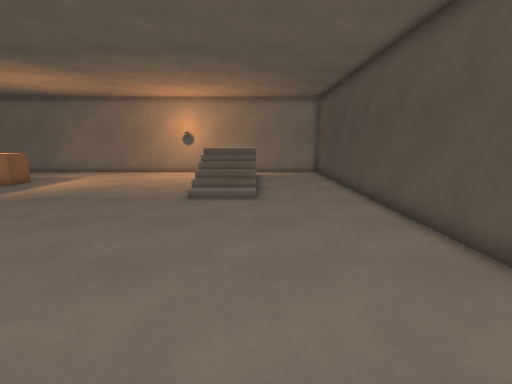
[1] (above)

16 first-person views from a walk through a 3-D level made in the Godot game engine. The camera is 1.5 m above the floor, tilts 10° down and sees 85° across. The floor is counted in squares, 0.62 m on a side. Each view is taken from the middle of a square. On the plan, view 1 faces up. The plan holds only what a view shows up to about 18 squares ahead; the rest is blank. Characters and animated objects are not drawn.

[2]
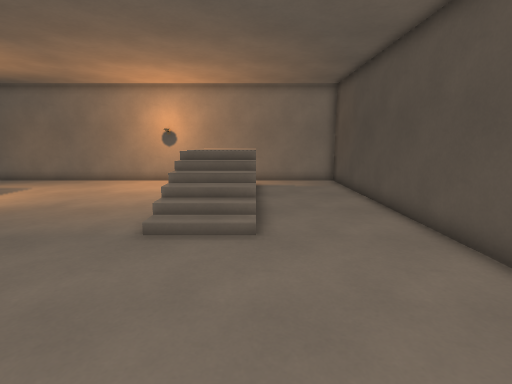

[3]
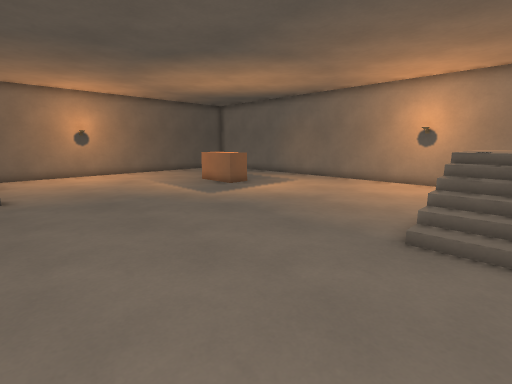

[4]
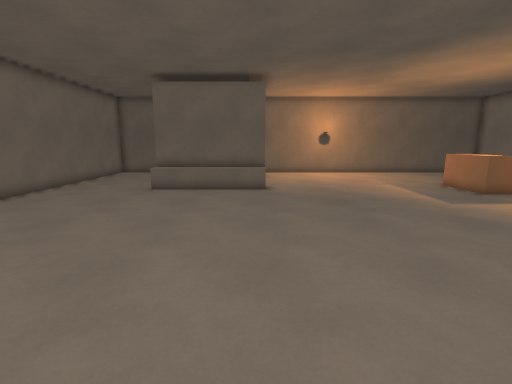

[5]
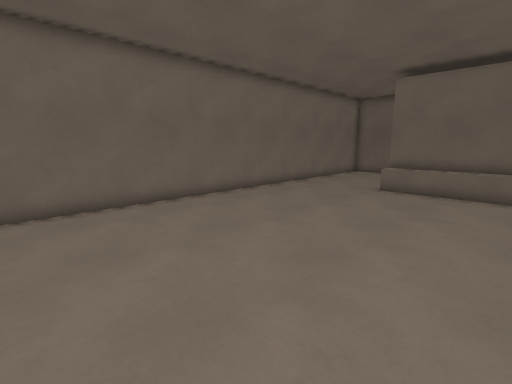

[6]
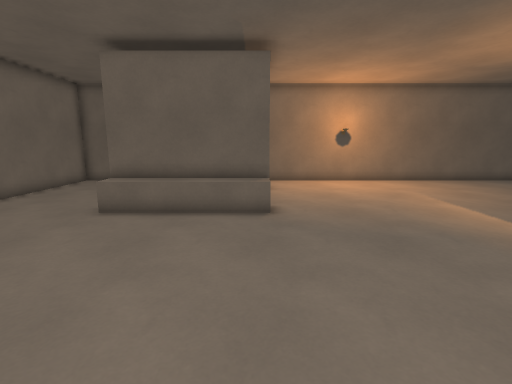

[7]
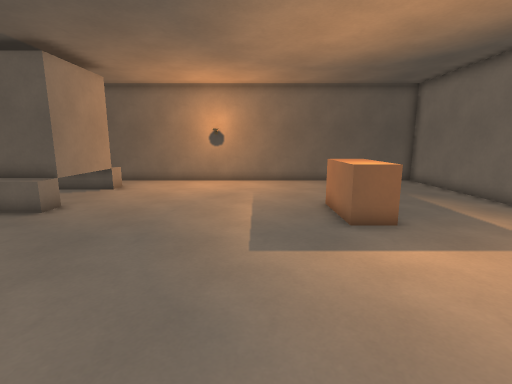

[8]
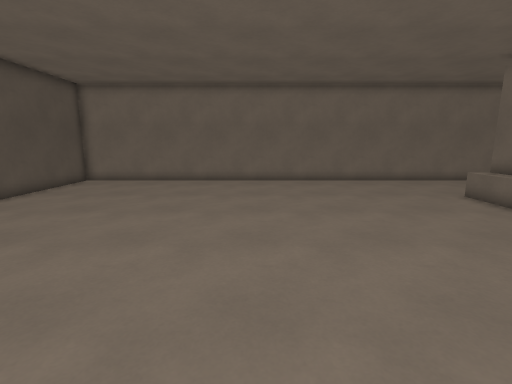

[9]
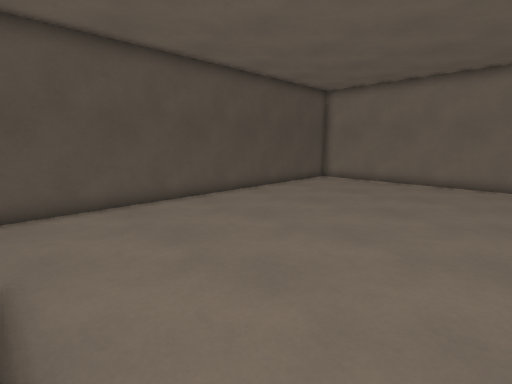

[10]
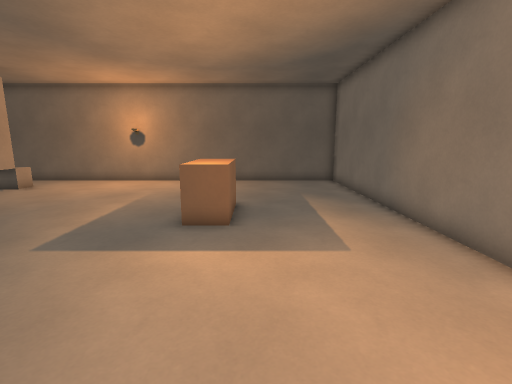

[11]
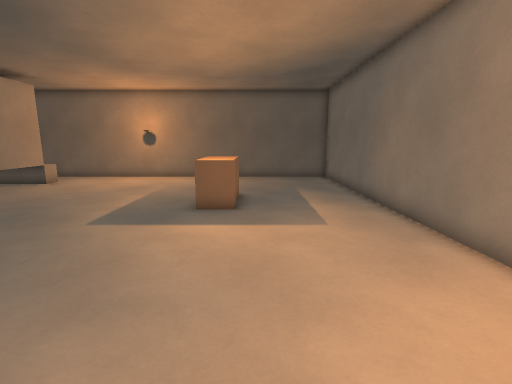

[12]
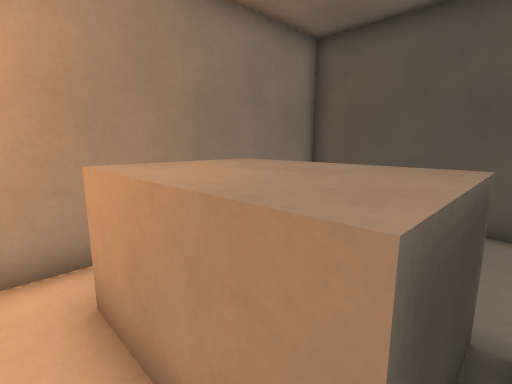

[13]
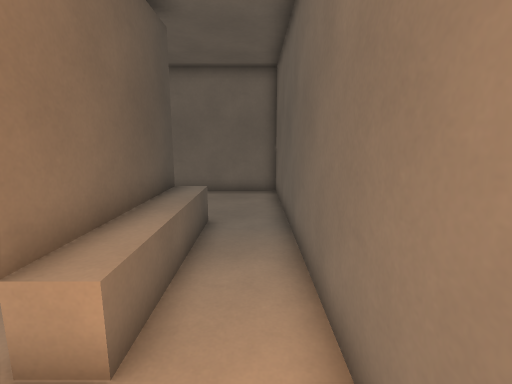

[14]
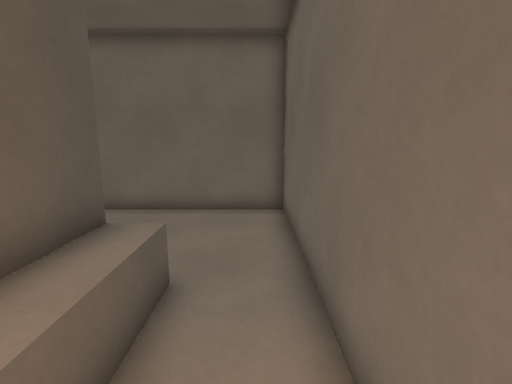

[15]
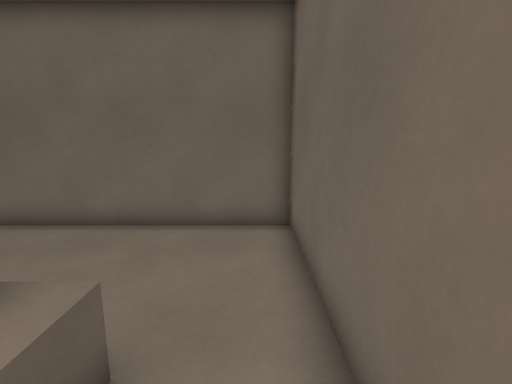

[16]
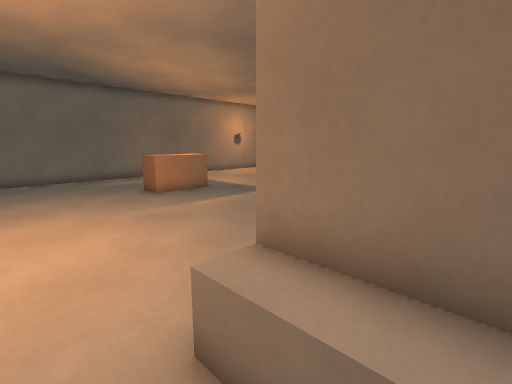

### Floor plan
Key: @ floor where view 1 was taken; # wall or solid block; . floor; / step, stairs or slope; = window, fence, low wall or low ledge; ^ raised ledge; v drop or lower ground; B block.
Columns run from 24 left of view 1 to 5 right of it. Each row starts with its distance up from view 1.
 23 ##############################
 22 #.....................  .....#
 21 #....................^^^^....#
 20 #....................^^^^....#
 19 #....................^^^^....#
 18 #....................^^^^....#
 17 #......BBBB..........vvvv....#
 16 #......BBBB..........////....#
 15 #....................////....#
 14 #....................///=....#
 13 #....................////....#
 12 #....................////....#
 11 #............................#
 10 #............................#
  9 #............................#
  8 #............................#
  7 #............................#
  6 #..=#..#=....................#
  5 #..^####^....................#
  4 #..^#  #^....................#
  3 #..^#  #^....................#
  2 #..^#  #^....................#
  1 #..^#  #^....................#
  0 #..^#  #^...............@....#
 -1 #..=#  #=....................#
 -2 #............................#
 -3 #............................#
 -4 #............................#
 -5 #............................#
 -6 ##############################

Positions as (right, up) in squares from view 1, and headings:
1: (0, 0), facing up
2: (0, 5), facing up
3: (-1, 5), facing up-left
4: (-1, 5), facing left
5: (-1, 5), facing down-left
6: (-6, 5), facing left
7: (-6, 13), facing left
8: (-6, 12), facing down
9: (-6, 12), facing down-right
10: (-6, 18), facing left
11: (-4, 18), facing left
12: (-4, 17), facing up-right
13: (-23, 8), facing down
14: (-23, 4), facing down
15: (-23, 2), facing down
16: (-23, 3), facing up-right
